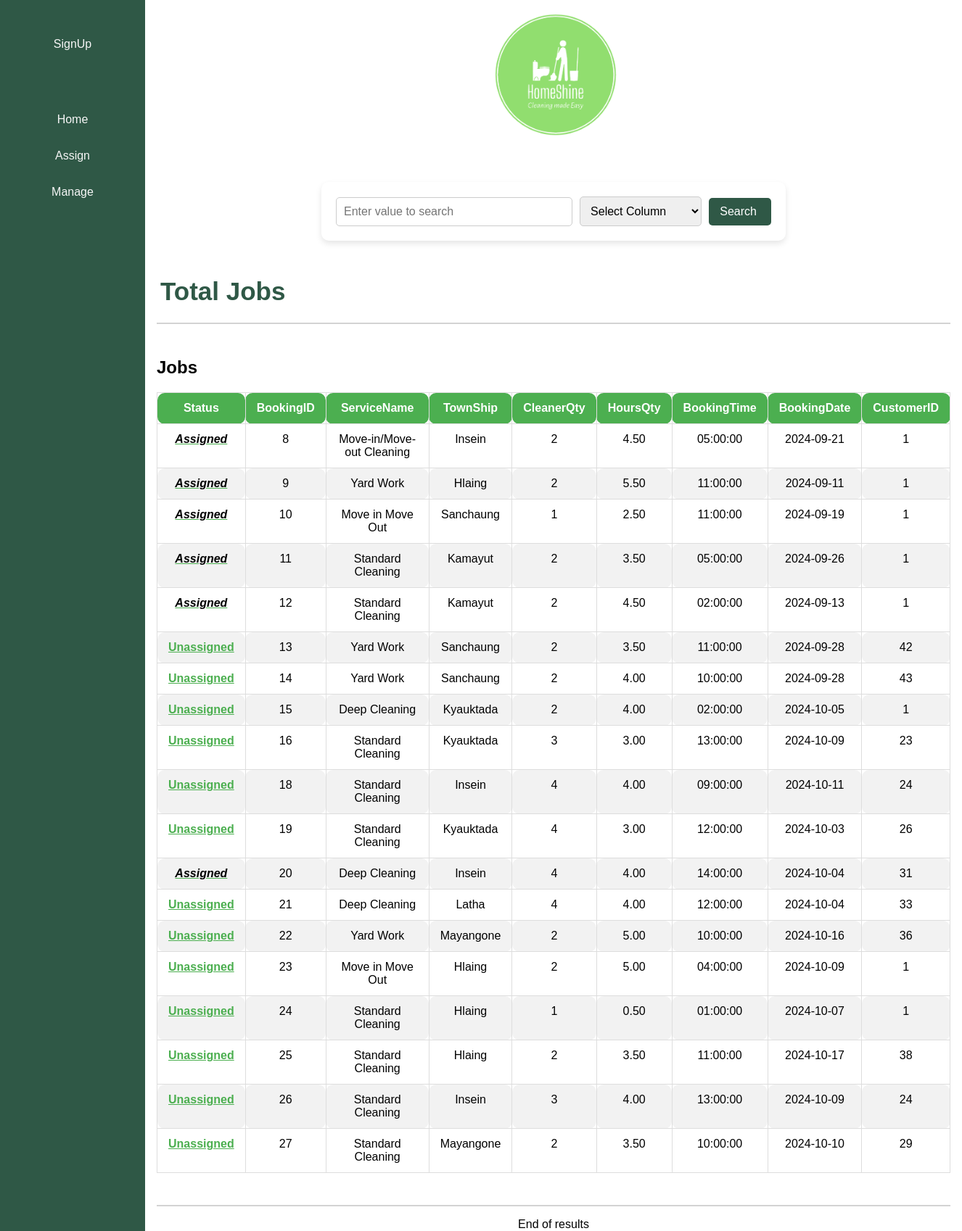
The page /MagJob.php on the database its author committed.
### tables this page shows
CREATE TABLE `booking` (
  `BookingID` int(11) NOT NULL,
  `ServiceName` varchar(60) DEFAULT NULL,
  `Address` varchar(200) DEFAULT NULL,
  `Address_TownShip` varchar(30) DEFAULT NULL,
  `CleanerQty` int(11) DEFAULT NULL,
  `HoursQty` decimal(10,2) DEFAULT NULL,
  `Bedrooms` int(11) DEFAULT NULL,
  `Bathrooms` int(11) DEFAULT NULL,
  `BookingTime` time DEFAULT NULL,
  `BookingDate` date DEFAULT NULL,
  `PaymentStatus` varchar(20) DEFAULT NULL,
  `Remarks` varchar(200) DEFAULT NULL,
  `Addons` text DEFAULT NULL,
  `Total` decimal(10,2) NOT NULL,
  `CustomerID` int(11) DEFAULT NULL,
  `ServiceID` int(11) DEFAULT NULL,
  `BookingStatus` varchar(50) NOT NULL,
  `JobStatus` varchar(100) NOT NULL
);

### MagJob.php (the view, shortened to what this page needs)
<?php
$status = isset($_GET['Type']) ? $_GET['Type'] : 'Total';
include("ConnectDB.php");
if (isset($_GET['btnSearch']))
{
    $Col = $_GET['column'];
    $search = $_GET['data'];
    $query = "SELECT * FROM booking WHERE $Col = '$search'";
}
else if ($status == "Total")
{
    $query = "SELECT * FROM booking";
}
else
{
    $query = "SELECT * FROM booking WHERE JobStatus = '$status'";
}
$result = $connection->query($query);
?>
<html lang="en">
<head>
    <link rel="stylesheet" type="text/css" href="Style.css">
</head>
<body>
<?php include('Anavbar.php'); ?>
<div class="content">
 <center>
 <div class="Adminbanner">
<img src="img/bannertrans.png" alt="">
 </div>
 </center>
 <form class="search-container" method="GET">
        <input type="text" name="data" placeholder="Enter value to search" required>
        <select name="column" required>
            <option value="" disabled selected>Select Column</option>
        </select>
        <button type="submit" name = "btnSearch">
            Search <i class="fas fa-search"></i>
        </button>
    </form>
<h1><?php echo $status;?> Jobs</h1>
<hr>
<br>
<h2>Jobs</h2>
<div class="admintable">
<table border="1">
    <thead>
        <tr>
            <th>Status</th>
            <th>BookingID</th>
            <th>ServiceName</th>
            <th>TownShip</th>
            <th>CleanerQty</th>
            <th>HoursQty</th>
            <th>BookingTime</th>
            <th>BookingDate</th>
            <th>CustomerID</th>
        </tr>
    </thead>
    <tbody>
        <?php while($row = $result->fetch_assoc()) { ?>
            <tr>
                <td>
                    <?php if ($row['JobStatus'] == 'Unassigned'): ?>
                        <a href="AssignJob.php?BookingID=<?= $row['BookingID'] ?>">Unassigned</a>
                    <?php else: ?>
                        <a href="MagJobDetail.php?BookingID=<?= $row['BookingID'] ?>"><i style="color:black;">Assigned</i></a>
                    <?php endif; ?>
                </td>
                <td><?php echo $row['BookingID']; ?></td>
                <td><?php echo $row['ServiceName']; ?></td>
                <td><?php echo $row['Address_TownShip']; ?></td>
                <td><?php echo $row['CleanerQty']; ?></td>
                <td><?php echo $row['HoursQty']; ?></td>
                <td><?php echo $row['BookingTime']; ?></td>
                <td><?php echo $row['BookingDate']; ?></td>
                <td><?php echo $row['CustomerID']; ?></td>
            </tr>
        <?php } ?>
    </tbody>
</table>
<br>
<br>
<hr>
<center><p>End of results</p></center>
</div>
</div>
</body>
</html>

### Style.css (style rules this page uses)
body { font-family: Arial, sans-serif; margin: 0; padding: 0; display: flex; }
div.content { margin-left: 200px; padding: 1px 16px; height: 1000px; }
h1 { color: #2F5846; padding-left: 5px; font-size: 35px; font-weight: bold; }
th, td { border: 2px solid black; border-radius: 10px; padding: 15px; text-align: center; border: 1px solid #ddd; padding-left: 20px; align-content: baseline; justify-content: baseline; }
input[type=text] { width: 300px; margin-bottom: 20px; padding: 12px; border: 1px solid #ccc; border-radius: 3px; }
a { color: #2196F3; }
hr { border: 1px solid lightgrey; }
.Adminbanner { display: grid; width: 150px; height: 200px; align-content: center; justify-content: center; }
.Adminbanner img { width: 200px; }
.admintable table { width: 100%; border-collapse: collapse; font-size: 16px; text-align: left; margin-top: 20px; }
.admintable table thead tr { background-color: #4CAF50; color: white; text-align: left; }
.admintable table th, .admintable table td { padding: 12px 15px; border-bottom: 1px solid #ddd; }
.admintable table tbody tr:nth-child(even) { background-color: #f2f2f2; }
.admintable table tbody td a { color: #4CAF50; text-decoration: underline; font-weight: bold; }
.search-container { max-width: 600px; margin: 50px auto; padding: 20px; background-color: #fff; border-radius: 10px; box-shadow: 0 4px 8px rgba(0, 0, 0, 0.1); display: flex; align-items: center; }
.search-container input[type="text"] { margin:auto; width: 100%; padding: 10px; font-size: 16px; margin-right: 10px; border: 1px solid #ccc; border-radius: 5px; }
.search-container select { margin:auto; width: 50%; padding: 10px; font-size: 16px; margin-right: 10px; border: 1px solid #ccc; border-radius: 5px; }
.search-container button { padding: 10px 15px; background-color: #2F5846; border: none; color: #fff; font-size: 16px; border-radius: 5px; cursor: pointer; }

### rows shown on the page
booking: BookingID "8", ServiceName "Move-in/Move-out Cleaning", Address_TownShip "Insein", CleanerQty "2", HoursQty "4.50", BookingTime "05:00:00", BookingDate "2024-09-21", CustomerID "1"
booking: BookingID "9", ServiceName "Yard Work", Address_TownShip "Hlaing", CleanerQty "2", HoursQty "5.50", BookingTime "11:00:00", BookingDate "2024-09-11", CustomerID "1"
booking: BookingID "10", ServiceName "Move in Move Out", Address_TownShip "Sanchaung", CleanerQty "1", HoursQty "2.50", BookingTime "11:00:00", BookingDate "2024-09-19", CustomerID "1"
booking: BookingID "11", ServiceName "Standard Cleaning", Address_TownShip "Kamayut", CleanerQty "2", HoursQty "3.50", BookingTime "05:00:00", BookingDate "2024-09-26", CustomerID "1"
booking: BookingID "12", ServiceName "Standard Cleaning", Address_TownShip "Kamayut", CleanerQty "2", HoursQty "4.50", BookingTime "02:00:00", BookingDate "2024-09-13", CustomerID "1"
booking: BookingID "13", ServiceName "Yard Work", Address_TownShip "Sanchaung", CleanerQty "2", HoursQty "3.50", BookingTime "11:00:00", BookingDate "2024-09-28", CustomerID "42"
booking: BookingID "14", ServiceName "Yard Work", Address_TownShip "Sanchaung", CleanerQty "2", HoursQty "4.00", BookingTime "10:00:00", BookingDate "2024-09-28", CustomerID "43"
booking: BookingID "15", ServiceName "Deep Cleaning", Address_TownShip "Kyauktada", CleanerQty "2", HoursQty "4.00", BookingTime "02:00:00", BookingDate "2024-10-05", CustomerID "1"
booking: BookingID "16", ServiceName "Standard Cleaning", Address_TownShip "Kyauktada", CleanerQty "3", HoursQty "3.00", BookingTime "13:00:00", BookingDate "2024-10-09", CustomerID "23"
booking: BookingID "18", ServiceName "Standard Cleaning", Address_TownShip "Insein", CleanerQty "4", HoursQty "4.00", BookingTime "09:00:00", BookingDate "2024-10-11", CustomerID "24"
booking: BookingID "19", ServiceName "Standard Cleaning", Address_TownShip "Kyauktada", CleanerQty "4", HoursQty "3.00", BookingTime "12:00:00", BookingDate "2024-10-03", CustomerID "26"
booking: BookingID "20", ServiceName "Deep Cleaning", Address_TownShip "Insein", CleanerQty "4", HoursQty "4.00", BookingTime "14:00:00", BookingDate "2024-10-04", CustomerID "31"
booking: BookingID "21", ServiceName "Deep Cleaning", Address_TownShip "Latha", CleanerQty "4", HoursQty "4.00", BookingTime "12:00:00", BookingDate "2024-10-04", CustomerID "33"
booking: BookingID "22", ServiceName "Yard Work", Address_TownShip "Mayangone", CleanerQty "2", HoursQty "5.00", BookingTime "10:00:00", BookingDate "2024-10-16", CustomerID "36"
booking: BookingID "23", ServiceName "Move in Move Out", Address_TownShip "Hlaing", CleanerQty "2", HoursQty "5.00", BookingTime "04:00:00", BookingDate "2024-10-09", CustomerID "1"
booking: BookingID "24", ServiceName "Standard Cleaning", Address_TownShip "Hlaing", CleanerQty "1", HoursQty "0.50", BookingTime "01:00:00", BookingDate "2024-10-07", CustomerID "1"
booking: BookingID "25", ServiceName "Standard Cleaning", Address_TownShip "Hlaing", CleanerQty "2", HoursQty "3.50", BookingTime "11:00:00", BookingDate "2024-10-17", CustomerID "38"
booking: BookingID "26", ServiceName "Standard Cleaning", Address_TownShip "Insein", CleanerQty "3", HoursQty "4.00", BookingTime "13:00:00", BookingDate "2024-10-09", CustomerID "24"
booking: BookingID "27", ServiceName "Standard Cleaning", Address_TownShip "Mayangone", CleanerQty "2", HoursQty "3.50", BookingTime "10:00:00", BookingDate "2024-10-10", CustomerID "29"

### other values the page prints
$status "Total"
